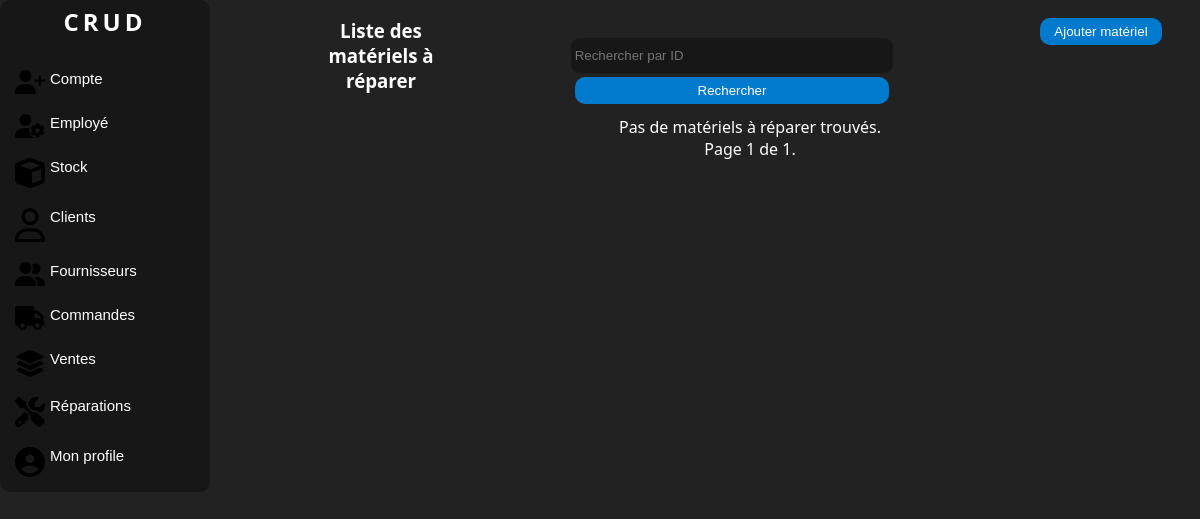
The app's page /materiels-a-reparer/ (signed in), older data.
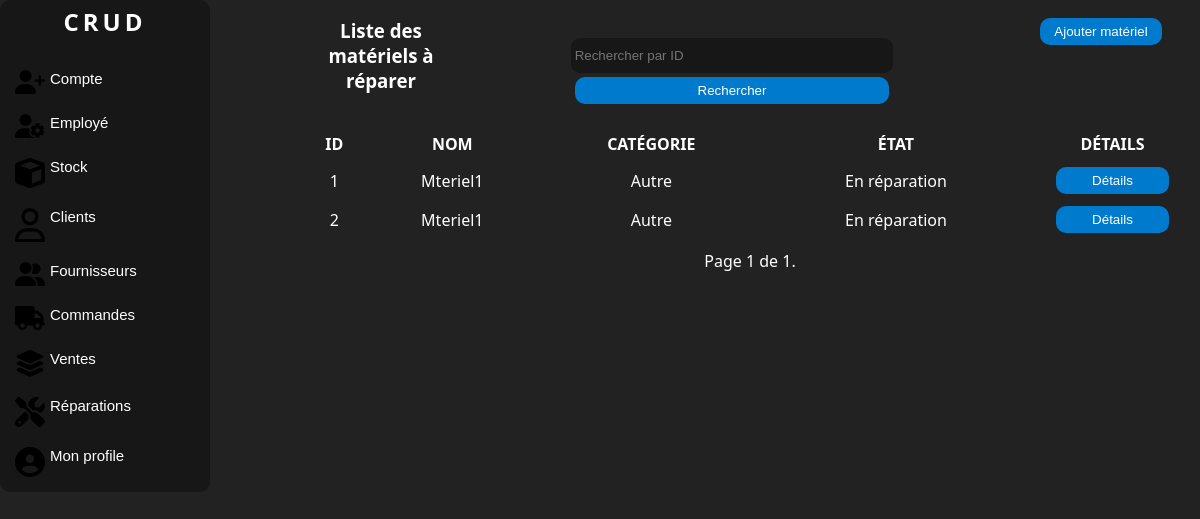
The same page, newer data.
### manager/models.py (models this page shows, shortened)
class HardwareToRepair(models.Model):
    name = models.CharField(max_length=100, db_column='Nom')
    category = models.ForeignKey(Category, on_delete=models.SET_DEFAULT, default=1, db_column='Catégorie')
    description = models.TextField(db_column='Description')
    state = models.CharField(max_length=20, default='En réparation', db_column='État')
    class Meta:
        db_table = 'MatérielAReparer'

class Category(models.Model):
    name = models.CharField(max_length=100, db_column='Nom')
    def __str__(self):
        return self.name
    class Meta:
        db_table = 'Catégorie'

### manager/views.py (the view)
# urls.py: path('materiels-a-reparer/', views.HardwareToRepairListView.as_view(), name='hardware-list'),
class HardwareToRepairListView(LoginRequiredMixin, ListView):
    model = HardwareToRepair
    template_name = 'listemat.html'  # replace with your actual template
    context_object_name = 'hardwares'
    paginate_by = 7
    form_class = FilterForm
    def get_queryset(self):
        queryset = super().get_queryset()
        query = self.request.GET.get('query')
        if query:
            queryset = queryset.filter(id=query)
        return queryset
    def get_context_data(self, **kwargs):
        context = super().get_context_data(**kwargs)
        context['form'] = FilterForm(self.request.GET)
        return context

### manager/forms.py
class FilterForm(forms.Form):
    query = forms.IntegerField(label='', required=False,
                               widget=forms.TextInput(attrs={'placeholder': 'Rechercher par ID'}))

### manager/templatetags/auth_extras.py (called while the page is built)
@register.filter(name='has_group')
def has_group(user, group_name):
    group = Group.objects.get(name=group_name)
    return True if group in user.groups.all() else False

### manager/templates/listemat.html (shortened to what this page needs)
{% load static %}
{% load auth_extras %}
<!DOCTYPE html>
<html lang="en">
<head>
    <link rel="stylesheet" href="{% static 'css/style.css' %}">
    <link rel="stylesheet" href="{% static 'css/accueil.css' %}">
</head>
<body>
<div class="corp">
    <div class="nav">
        <div class="logo">
            <a href="{% url 'home' %}" class="link"><h2>CRUD</h2></a>
        </div>
        <br>
        {% if request.user|has_group:"Admin" %}
        <button class="value">
            <a class="link" href="{% url 'account-list' %}"> Compte </a>
        </button>
        <button class="value">
            <a class="link" href="{% url 'employee-list' %}">Employé </a>
        </button>
        {% endif %}
        <button class="value">
            <a class="link" href="{% url 'products-list' %}"> Stock </a>
        </button>
        <button class="value">
            <a class="link" href="{% url 'client-list' %}"> Clients </a>
        </button>
        <button class="value">
            <a class="link" href="{% url 'supplier-list' %}"> Fournisseurs </a>
        </button>
        <button class="value">
            <a class="link" href="{% url 'purchase-order-list' %}">Commandes </a>
        </button>
        <button class="value">
            <a class="link" href="{% url 'sale-list' %}">Ventes </a>
        </button>
        <button class="value">
            <a class="link" href="{% url 'repair-list' %}"> Réparations </a>
        </button>
        <button class="value">
            <a class="link" href="{% url 'dashboard' %}"> Mon profile </a>
        </button>
    </div>
    <div class="liste">
        <div class="c1">
            <div class="colone1"><h3>Liste des matériels à réparer</h3></div>
            <div class="colone1">
                <form method="GET" action="">
                    {{ form }}
                    <button class="button" type="submit">Rechercher</button>
                </form>
            </div>
            <div class="colone1">
                <button class="button"><a href="{% url 'add-hardware' %}" class="link">Ajouter matériel</a></button>
            </div>
        </div>
        <div class="c2">
            {% if hardwares %}
            <table>
                <thead>
                <tr>
                    <th>Id</th>
                    <th>Nom</th>
                    <th>Catégorie</th>
                    <th>État</th>
                    <th>Détails</th>
                </tr>
                </thead>
                <tbody id="tbody">
                 {% for hardware in hardwares %}
                <tr>
                    <td>{{ hardware.id }}</td>
                    <td>{{ hardware.name }}</td>
                    <td>{{ hardware.category }}</td>
                    <td>{{ hardware.state }}</td>
                    <td>
                        <button class="button" id="detai"
                                onclick="location.href='{% url 'hardware-detail' hardware.id %}';">Détails
                        </button>
                    </td>
                </tr>
                 {% endfor %}
                </tbody>
            </table>
             {% else %}
             <p>Pas de matériels à réparer trouvés.</p>
             {% endif %}
            <div class="pagination">
                <span class="step-links">
                    <span class="current">
                        Page {{ page_obj.number }} de {{ page_obj.paginator.num_pages }}.
                    </span>
                </span>
            </div>
        </div>
    </div>
</body>
</html>

Row changes from the older to the newer data that the page shows:
added HardwareToRepair: id "1", name "Mteriel1", category "Autre", state "En réparation"
added HardwareToRepair: id "2", name "Mteriel1", category "Autre", state "En réparation"
Text that changed along with them:
text no longer shown: "Pas de matériels à réparer trouvés."
text now shown: "ID NOM CATÉGORIE ÉTAT DÉTAILS"
